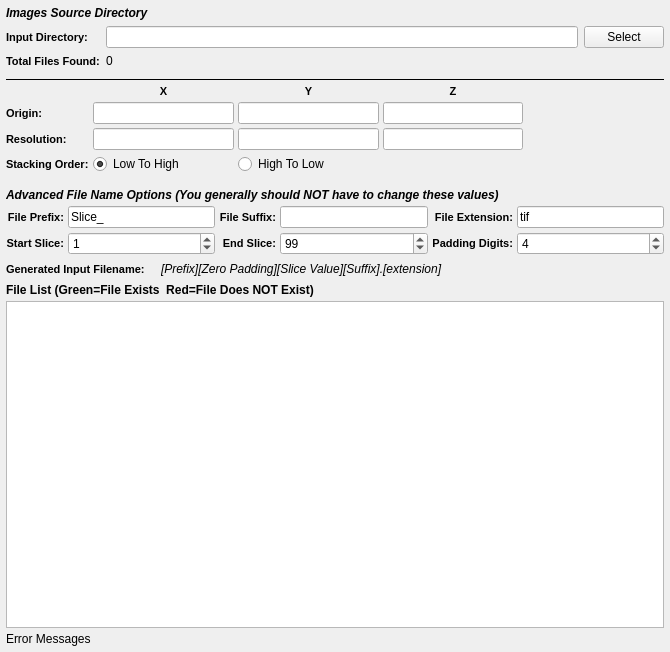
<?xml version="1.0" encoding="UTF-8"?>
<ui version="4.0">
 <class>ImportImagesWidget</class>
 <widget class="QWidget" name="ImportImagesWidget">
  <property name="geometry">
   <rect>
    <x>0</x>
    <y>0</y>
    <width>670</width>
    <height>652</height>
   </rect>
  </property>
  <property name="title" stdset="0">
   <string>Image Stack Import</string>
  </property>
  <layout class="QGridLayout" name="gridLayout_3">
   <property name="leftMargin">
    <number>6</number>
   </property>
   <property name="topMargin">
    <number>0</number>
   </property>
   <property name="rightMargin">
    <number>6</number>
   </property>
   <property name="bottomMargin">
    <number>6</number>
   </property>
   <property name="spacing">
    <number>4</number>
   </property>
   <item row="6" column="0">
    <layout class="QGridLayout" name="gridLayout_20">
     <item row="1" column="0">
      <widget class="QLabel" name="label_50">
       <property name="styleSheet">
        <string notr="true">QLabel {
font-weight: bold;
font-size: 11px;
}</string>
       </property>
       <property name="text">
        <string>Start Slice:</string>
       </property>
       <property name="alignment">
        <set>Qt::AlignRight|Qt::AlignTrailing|Qt::AlignVCenter</set>
       </property>
      </widget>
     </item>
     <item row="1" column="1">
      <widget class="QSpinBox" name="m_ZStartIndex">
       <property name="minimumSize">
        <size>
         <width>75</width>
         <height>0</height>
        </size>
       </property>
       <property name="toolTip">
        <string>Which file index to start the import at.</string>
       </property>
       <property name="maximum">
        <number>1000000</number>
       </property>
       <property name="value">
        <number>1</number>
       </property>
      </widget>
     </item>
     <item row="1" column="2">
      <widget class="QLabel" name="label_51">
       <property name="styleSheet">
        <string notr="true">QLabel {
font-weight: bold;
font-size: 11px;
}</string>
       </property>
       <property name="text">
        <string>End Slice:</string>
       </property>
       <property name="alignment">
        <set>Qt::AlignRight|Qt::AlignTrailing|Qt::AlignVCenter</set>
       </property>
      </widget>
     </item>
     <item row="1" column="3">
      <widget class="QSpinBox" name="m_ZEndIndex">
       <property name="minimumSize">
        <size>
         <width>75</width>
         <height>0</height>
        </size>
       </property>
       <property name="toolTip">
        <string>The file index to stop the import at. (Inclusive)</string>
       </property>
       <property name="maximum">
        <number>1000000</number>
       </property>
       <property name="value">
        <number>99</number>
       </property>
      </widget>
     </item>
     <item row="1" column="4">
      <widget class="QLabel" name="label_21">
       <property name="styleSheet">
        <string notr="true">QLabel {
font-weight: bold;
font-size: 11px;
}</string>
       </property>
       <property name="text">
        <string>Padding Digits:</string>
       </property>
       <property name="alignment">
        <set>Qt::AlignRight|Qt::AlignTrailing|Qt::AlignVCenter</set>
       </property>
      </widget>
     </item>
     <item row="1" column="5">
      <widget class="QSpinBox" name="m_TotalDigits">
       <property name="toolTip">
        <string>The number of digits to allow for the slice index.</string>
       </property>
       <property name="value">
        <number>4</number>
       </property>
      </widget>
     </item>
     <item row="0" column="0">
      <widget class="QLabel" name="label_32">
       <property name="styleSheet">
        <string notr="true">QLabel {
font-weight: bold;
font-size: 11px;
}</string>
       </property>
       <property name="text">
        <string>File Prefix:</string>
       </property>
       <property name="alignment">
        <set>Qt::AlignRight|Qt::AlignTrailing|Qt::AlignVCenter</set>
       </property>
      </widget>
     </item>
     <item row="0" column="1">
      <widget class="QLineEdit" name="m_FilePrefix">
       <property name="toolTip">
        <string>The front part of the input file name</string>
       </property>
       <property name="text">
        <string>Slice_</string>
       </property>
      </widget>
     </item>
     <item row="0" column="2">
      <widget class="QLabel" name="label_13">
       <property name="styleSheet">
        <string notr="true">QLabel {
font-weight: bold;
font-size: 11px;
}</string>
       </property>
       <property name="text">
        <string>File Suffix:</string>
       </property>
       <property name="alignment">
        <set>Qt::AlignRight|Qt::AlignTrailing|Qt::AlignVCenter</set>
       </property>
      </widget>
     </item>
     <item row="0" column="3">
      <widget class="QLineEdit" name="m_FileSuffix">
       <property name="toolTip">
        <string>The part of the filename that comes AFTER the slice index</string>
       </property>
      </widget>
     </item>
     <item row="0" column="4">
      <widget class="QLabel" name="label_56">
       <property name="styleSheet">
        <string notr="true">QLabel {
font-weight: bold;
font-size: 11px;
}</string>
       </property>
       <property name="text">
        <string>File Extension:</string>
       </property>
       <property name="alignment">
        <set>Qt::AlignRight|Qt::AlignTrailing|Qt::AlignVCenter</set>
       </property>
      </widget>
     </item>
     <item row="0" column="5">
      <widget class="QLineEdit" name="m_FileExt">
       <property name="toolTip">
        <string>The file extension of the input files</string>
       </property>
       <property name="text">
        <string>tif</string>
       </property>
      </widget>
     </item>
    </layout>
   </item>
   <item row="5" column="0">
    <widget class="QLabel" name="label_58">
     <property name="styleSheet">
      <string notr="true">QLabel 
{
	font-style: italic;font-weight: bold;
font-size: 12px;
}</string>
     </property>
     <property name="text">
      <string>Advanced File Name Options (You generally should NOT have to change these values)</string>
     </property>
    </widget>
   </item>
   <item row="4" column="0">
    <layout class="QGridLayout" name="gridLayout_2">
     <property name="bottomMargin">
      <number>10</number>
     </property>
     <item row="2" column="0">
      <widget class="QLabel" name="label_2">
       <property name="styleSheet">
        <string notr="true">QLabel {
font-weight: bold;
font-size: 11px;
}</string>
       </property>
       <property name="text">
        <string>Resolution:</string>
       </property>
      </widget>
     </item>
     <item row="1" column="0">
      <widget class="QLabel" name="label">
       <property name="styleSheet">
        <string notr="true">QLabel {
font-weight: bold;
font-size: 11px;
}</string>
       </property>
       <property name="text">
        <string>Origin:</string>
       </property>
      </widget>
     </item>
     <item row="2" column="3">
      <widget class="QLineEdit" name="zRes"/>
     </item>
     <item row="1" column="2">
      <widget class="QLineEdit" name="yOrigin"/>
     </item>
     <item row="1" column="3">
      <widget class="QLineEdit" name="zOrigin"/>
     </item>
     <item row="2" column="2">
      <widget class="QLineEdit" name="yRes"/>
     </item>
     <item row="2" column="1">
      <widget class="QLineEdit" name="xRes"/>
     </item>
     <item row="1" column="1">
      <widget class="QLineEdit" name="xOrigin"/>
     </item>
     <item row="0" column="1">
      <widget class="QLabel" name="label_3">
       <property name="styleSheet">
        <string notr="true">QLabel {
font-weight: bold;
font-size: 11px;
}</string>
       </property>
       <property name="text">
        <string>X</string>
       </property>
       <property name="alignment">
        <set>Qt::AlignCenter</set>
       </property>
      </widget>
     </item>
     <item row="0" column="2">
      <widget class="QLabel" name="label_4">
       <property name="styleSheet">
        <string notr="true">QLabel {
font-weight: bold;
font-size: 11px;
}</string>
       </property>
       <property name="text">
        <string>Y</string>
       </property>
       <property name="alignment">
        <set>Qt::AlignCenter</set>
       </property>
      </widget>
     </item>
     <item row="0" column="3">
      <widget class="QLabel" name="label_6">
       <property name="styleSheet">
        <string notr="true">QLabel {
font-weight: bold;
font-size: 11px;
}</string>
       </property>
       <property name="text">
        <string>Z</string>
       </property>
       <property name="alignment">
        <set>Qt::AlignCenter</set>
       </property>
      </widget>
     </item>
     <item row="0" column="4" rowspan="3">
      <spacer name="horizontalSpacer">
       <property name="orientation">
        <enum>Qt::Horizontal</enum>
       </property>
       <property name="sizeHint" stdset="0">
        <size>
         <width>40</width>
         <height>20</height>
        </size>
       </property>
      </spacer>
     </item>
     <item row="3" column="0">
      <widget class="QLabel" name="label_7">
       <property name="styleSheet">
        <string notr="true">QLabel {
font-weight: bold;
font-size: 11px;
}</string>
       </property>
       <property name="text">
        <string>Stacking Order:</string>
       </property>
      </widget>
     </item>
     <item row="3" column="1">
      <widget class="QRadioButton" name="m_StackLowToHigh">
       <property name="text">
        <string>Low To High</string>
       </property>
       <property name="checked">
        <bool>true</bool>
       </property>
      </widget>
     </item>
     <item row="3" column="2">
      <widget class="QRadioButton" name="m_StackHighToLow">
       <property name="text">
        <string>High To Low</string>
       </property>
      </widget>
     </item>
    </layout>
   </item>
   <item row="3" column="0">
    <widget class="Line" name="line_9">
     <property name="frameShadow">
      <enum>QFrame::Plain</enum>
     </property>
     <property name="orientation">
      <enum>Qt::Horizontal</enum>
     </property>
    </widget>
   </item>
   <item row="0" column="0">
    <layout class="QGridLayout" name="widgetLayout">
     <property name="topMargin">
      <number>6</number>
     </property>
     <property name="bottomMargin">
      <number>6</number>
     </property>
     <property name="spacing">
      <number>6</number>
     </property>
     <item row="0" column="0" colspan="3">
      <widget class="QLabel" name="label_5">
       <property name="styleSheet">
        <string notr="true">QLabel 
{
	font-style: italic;font-weight: bold;
font-size: 12px;
}</string>
       </property>
       <property name="text">
        <string>Images Source Directory</string>
       </property>
      </widget>
     </item>
     <item row="1" column="0">
      <widget class="QLabel" name="label_29">
       <property name="toolTip">
        <string>The directory that contains the .ang or .ctf files</string>
       </property>
       <property name="styleSheet">
        <string notr="true">QLabel {
font-weight: bold;
font-size: 11px;
}</string>
       </property>
       <property name="text">
        <string>Input Directory:</string>
       </property>
      </widget>
     </item>
     <item row="1" column="1">
      <widget class="QFSDropLineEdit" name="m_InputDir"/>
     </item>
     <item row="1" column="2">
      <widget class="QPushButton" name="m_InputDirBtn">
       <property name="text">
        <string>Select</string>
       </property>
      </widget>
     </item>
     <item row="2" column="0">
      <widget class="QLabel" name="label_47">
       <property name="styleSheet">
        <string notr="true">QLabel {
font-weight: bold;
font-size: 11px;
}</string>
       </property>
       <property name="text">
        <string>Total Files Found:</string>
       </property>
      </widget>
     </item>
     <item row="2" column="1">
      <widget class="QLabel" name="m_TotalSlices">
       <property name="text">
        <string>0</string>
       </property>
      </widget>
     </item>
    </layout>
   </item>
   <item row="10" column="0">
    <widget class="QLabel" name="m_ErrorMessage">
     <property name="text">
      <string>Error Messages</string>
     </property>
    </widget>
   </item>
   <item row="9" column="0">
    <widget class="QListWidget" name="m_FileListView">
     <property name="sizePolicy">
      <sizepolicy hsizetype="Expanding" vsizetype="MinimumExpanding">
       <horstretch>0</horstretch>
       <verstretch>0</verstretch>
      </sizepolicy>
     </property>
     <property name="toolTip">
      <string>The list of files that will be imported in the order they will be imported into the HDF5 Ebsd File</string>
     </property>
    </widget>
   </item>
   <item row="8" column="0">
    <widget class="QLabel" name="label_57">
     <property name="font">
      <font>
       <weight>75</weight>
       <italic>false</italic>
       <bold>true</bold>
      </font>
     </property>
     <property name="text">
      <string>File List (Green=File Exists  Red=File Does NOT Exist)</string>
     </property>
    </widget>
   </item>
   <item row="7" column="0">
    <layout class="QHBoxLayout" name="_6">
     <item>
      <widget class="QLabel" name="label_17">
       <property name="styleSheet">
        <string notr="true">QLabel {
font-weight: bold;
font-size: 11px;
}</string>
       </property>
       <property name="text">
        <string>Generated Input Filename:</string>
       </property>
      </widget>
     </item>
     <item>
      <spacer name="horizontalSpacer_24">
       <property name="orientation">
        <enum>Qt::Horizontal</enum>
       </property>
       <property name="sizeType">
        <enum>QSizePolicy::Fixed</enum>
       </property>
       <property name="sizeHint" stdset="0">
        <size>
         <width>12</width>
         <height>20</height>
        </size>
       </property>
      </spacer>
     </item>
     <item>
      <widget class="QLabel" name="m_GeneratedFileNameExample">
       <property name="font">
        <font>
         <italic>true</italic>
        </font>
       </property>
       <property name="text">
        <string>[Prefix][Zero Padding][Slice Value][Suffix].[extension]</string>
       </property>
      </widget>
     </item>
     <item>
      <spacer name="horizontalSpacer_25">
       <property name="orientation">
        <enum>Qt::Horizontal</enum>
       </property>
       <property name="sizeHint" stdset="0">
        <size>
         <width>40</width>
         <height>20</height>
        </size>
       </property>
      </spacer>
     </item>
    </layout>
   </item>
  </layout>
 </widget>
 <customwidgets>
  <customwidget>
   <class>QFSDropLineEdit</class>
   <extends>QLineEdit</extends>
   <header location="global">QFSDropLineEdit.h</header>
  </customwidget>
 </customwidgets>
 <tabstops>
  <tabstop>m_InputDir</tabstop>
  <tabstop>m_InputDirBtn</tabstop>
  <tabstop>xOrigin</tabstop>
  <tabstop>yOrigin</tabstop>
  <tabstop>zOrigin</tabstop>
  <tabstop>xRes</tabstop>
  <tabstop>yRes</tabstop>
  <tabstop>zRes</tabstop>
  <tabstop>m_StackLowToHigh</tabstop>
  <tabstop>m_StackHighToLow</tabstop>
  <tabstop>m_FilePrefix</tabstop>
  <tabstop>m_FileSuffix</tabstop>
  <tabstop>m_FileExt</tabstop>
  <tabstop>m_ZStartIndex</tabstop>
  <tabstop>m_ZEndIndex</tabstop>
  <tabstop>m_TotalDigits</tabstop>
  <tabstop>m_FileListView</tabstop>
 </tabstops>
 <resources/>
 <connections/>
</ui>
